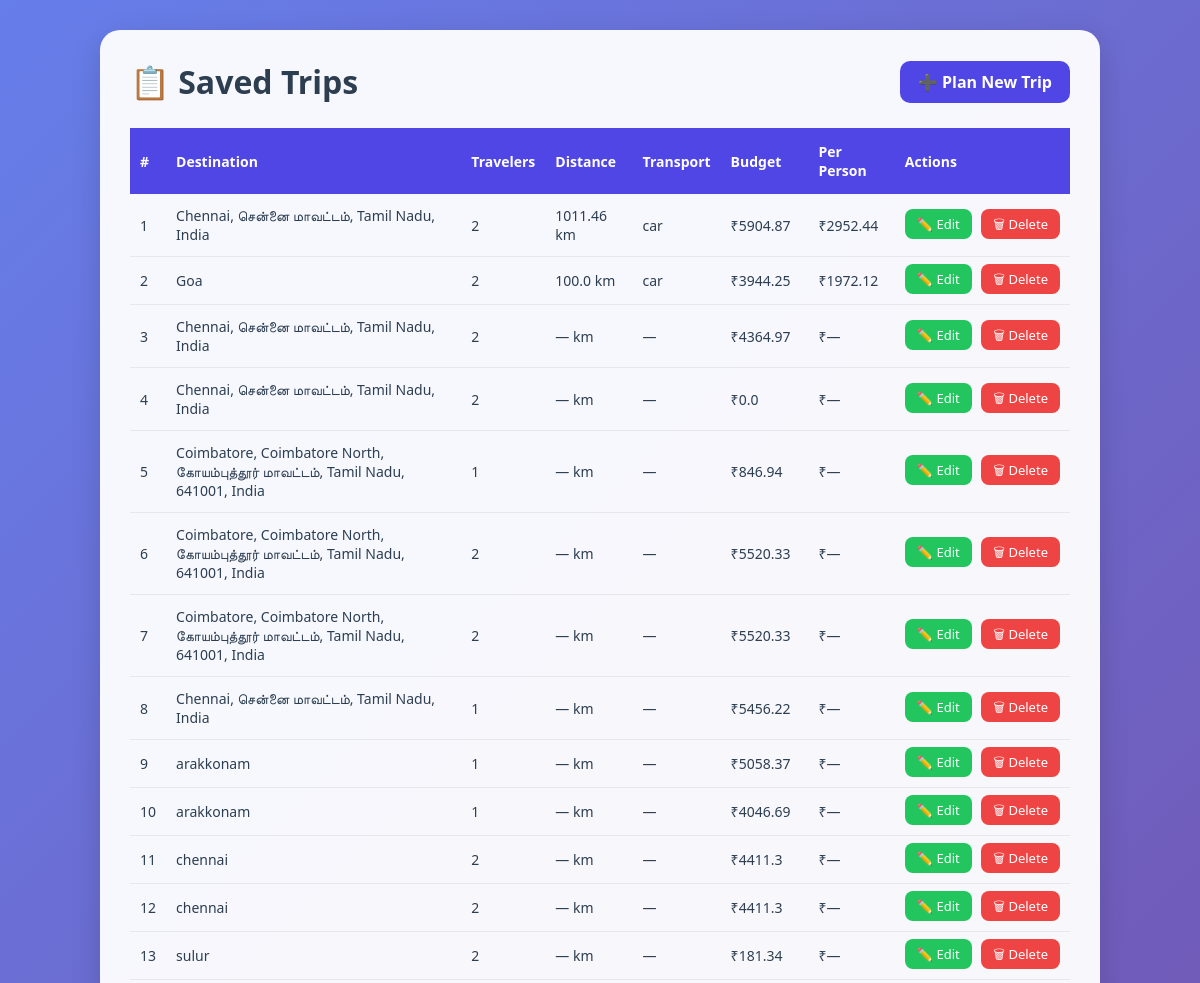
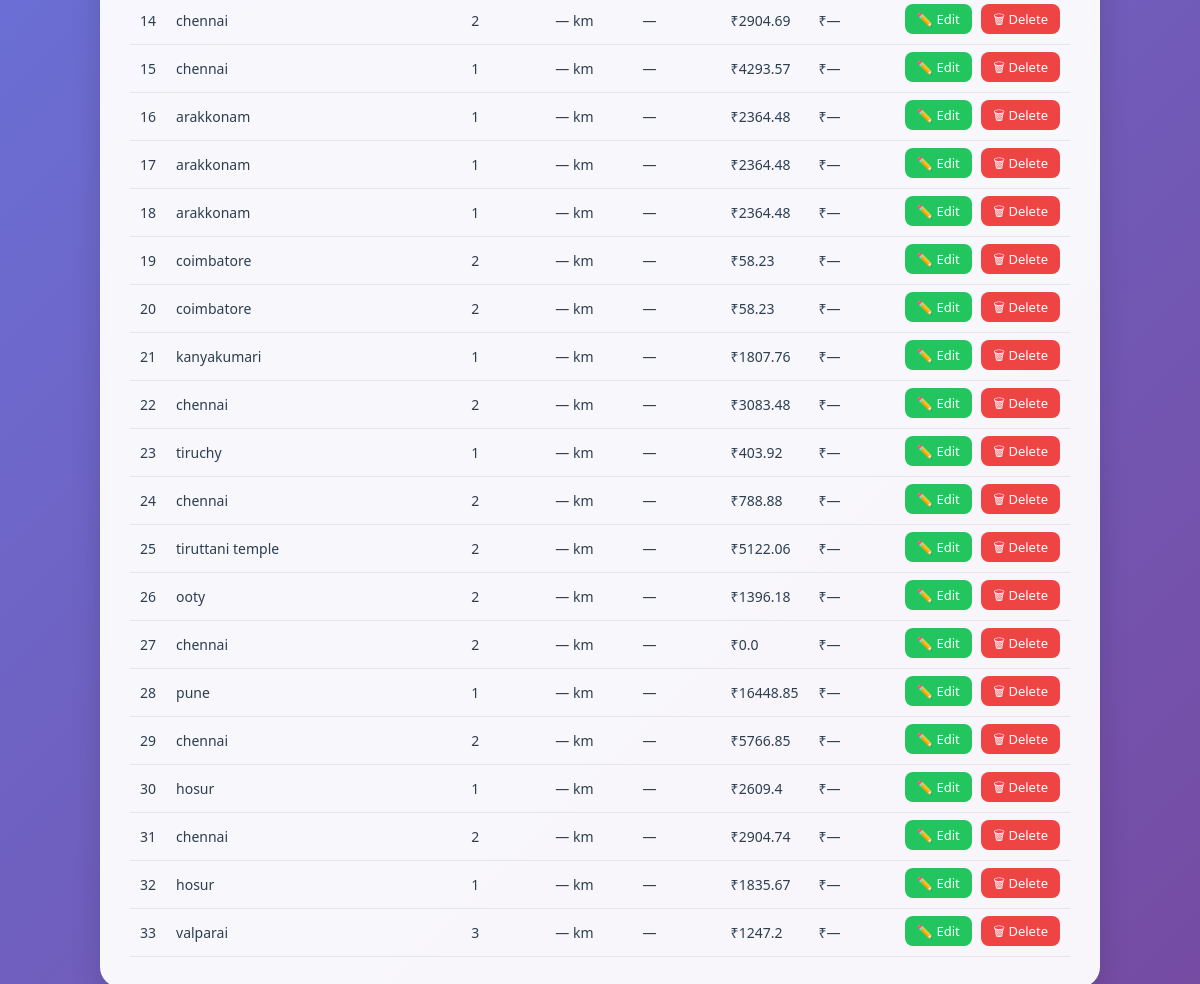
The page /trips on the database as committed earlier (2 pictures, top to bottom).
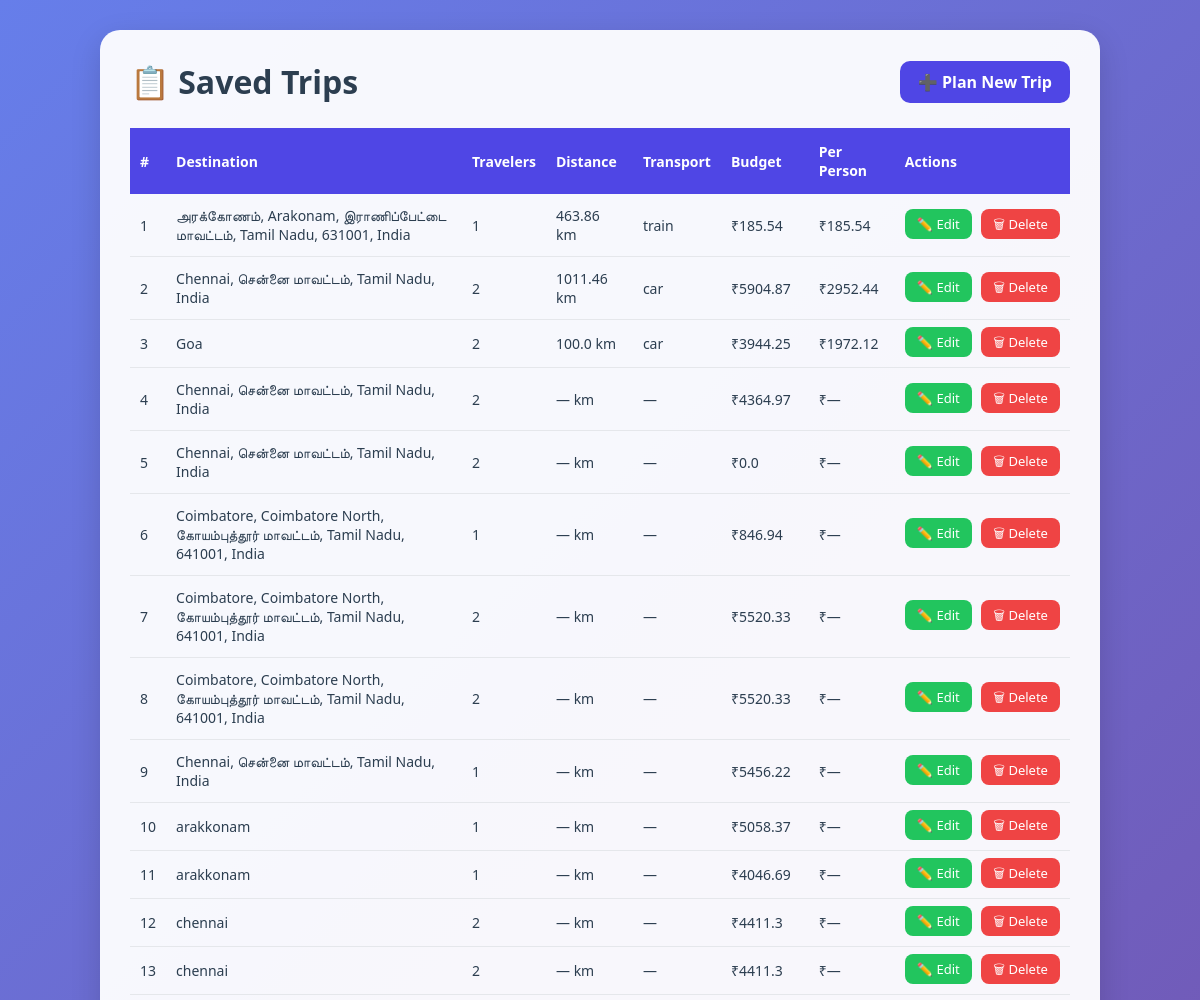
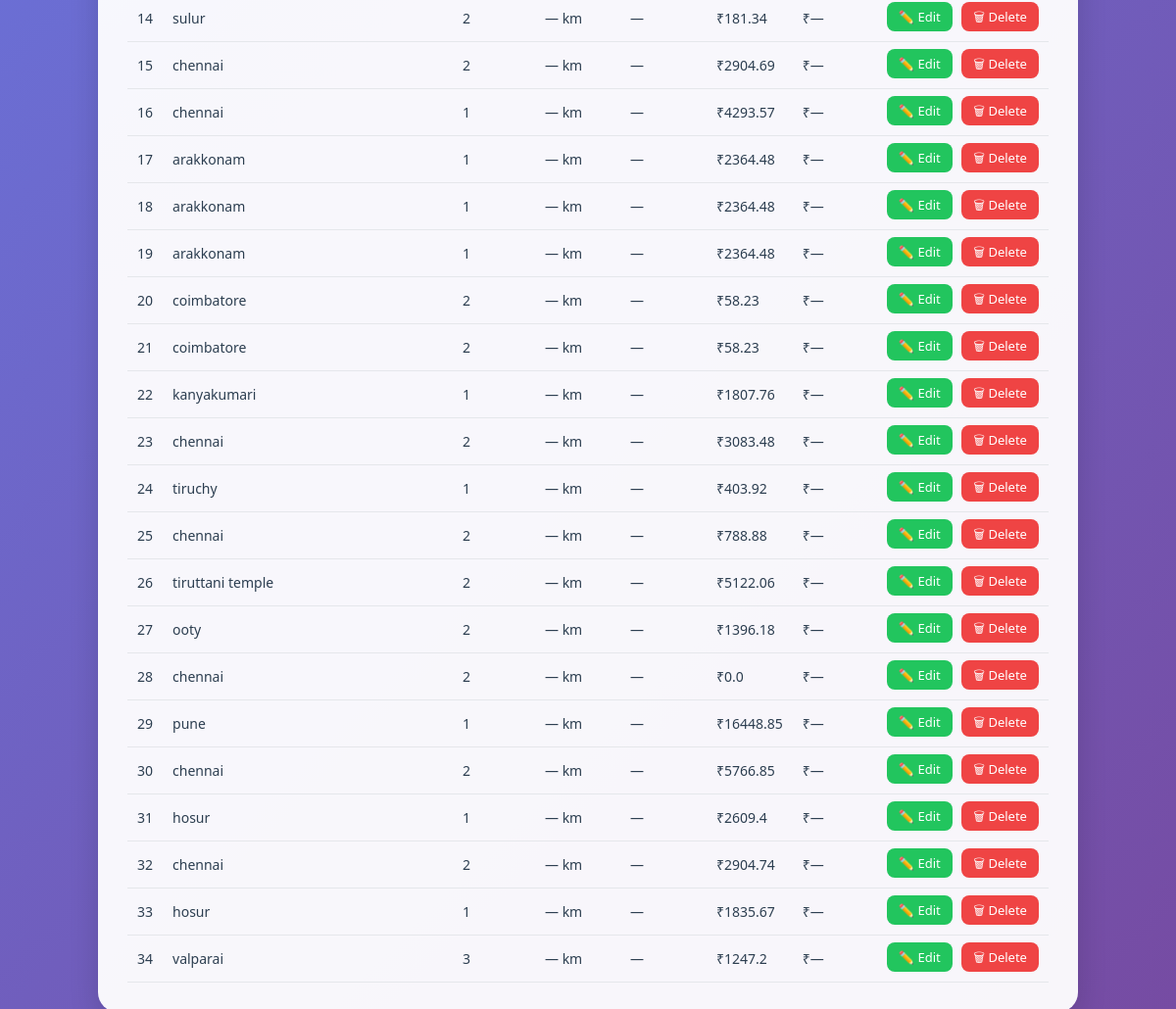
The same page on the database as committed later (2 pictures, top to bottom).
### tables this page shows
CREATE TABLE trips (
            id INTEGER PRIMARY KEY AUTOINCREMENT,
            destination TEXT,
            travelers INTEGER,
            total_distance REAL,
            transport_mode TEXT,
            transport_cost REAL,
            fuel_type TEXT,
            fuel_price REAL,
            fuel_cost REAL,
            food_cost REAL,
            room_cost REAL,
            toll_charges REAL,
            parking_fee REAL,
            vehicle_type TEXT,
            vehicle_rental_cost REAL,
            places_fee_total REAL,
            total_budget REAL,
            cost_per_person REAL
        );

### app.py (the view)
@app.route("/trips")
def trips():
    conn = get_db()
    rows = conn.execute(
        "SELECT * FROM trips ORDER BY id DESC"
    ).fetchall()
    conn.close()
    return render_template("trips.html", trips=rows)

### app.py (called while the page is built)
def get_db():
    conn = sqlite3.connect("travel_budget.db")
    conn.row_factory = sqlite3.Row
    return conn

### templates/trips.html (shortened to what this page needs)
<!DOCTYPE html>
<html lang="en">
<head>
    <link rel="stylesheet" href="{{ url_for('static', filename='style.css') }}">
    <link rel="stylesheet" href="{{ url_for('static', filename='trip.css') }}">
</head>
<body>
<div class="container">
<div class="top-bar">
    <h1>📋 Saved Trips</h1>
    <a href="/planner" class="back-btn">➕ Plan New Trip</a>
</div>
    {% if trips %}
    <table>
        <thead>
            <tr>
                <th>#</th>
                <th>Destination</th>
                <th>Travelers</th>
                <th>Distance</th>
                <th>Transport</th>
                <th>Budget</th>
                <th>Per Person</th>
                <th>Actions</th>
            </tr>
        </thead>
        <tbody>
            {% for trip in trips %}
            <tr>
                <td>{{ loop.index }}</td>
                <td>{{ trip['destination'] }}</td>
                <td>{{ trip['travelers'] }}</td>
                <td>{{ trip['total_distance'] or '—' }} km</td>
                <td>{{ trip['transport_mode'] or '—' }}</td>
                <td>₹{{ trip['total_budget'] }}</td>
                <td>₹{{ trip['cost_per_person'] or '—' }}</td>
                <td class="actions">
                    <a href="/edit/{{ trip['id'] }}" class="edit-btn">✏️ Edit</a>
                    <a href="/delete/{{ trip['id'] }}" class="delete-btn"
                       onclick="return confirm('Delete this trip?')">🗑 Delete</a>
                </td>
            </tr>
            {% endfor %}
        </tbody>
    </table>
    {% else %}
        <div class="empty">No trips saved yet. <a href="/planner">Plan your first trip!</a></div>
    {% endif %}
</div>
</body>
</html>

### static/style.css (style rules this page uses)
* { margin: 0; padding: 0; box-sizing: border-box; }
body { font-family: 'Segoe UI', Tahoma, sans-serif; background: linear-gradient(135deg, #667eea, #764ba2); min-height: 100vh; padding: 30px; color: #2c3e50; }
.container { max-width: 1000px; margin: auto; background: rgba(255, 255, 255, 0.92); padding: 30px; border-radius: 20px; box-shadow: 0 10px 30px rgba(0, 0, 0, 0.15); }
.top-bar { position: relative; display: flex; justify-content: space-between; align-items: center; margin-bottom: 25px; flex-wrap: wrap; gap: 15px; }
h1 { color: #2c3e50; }
.saved-trips-btn, .back-btn { display: inline-block; text-decoration: none; background: #ff6b00; color: white; padding: 10px 18px; border-radius: 10px; font-weight: 600; }
.back-btn { background: #4f46e5; }

### static/trip.css (style rules this page uses)
body { background: linear-gradient(135deg, #667eea, #764ba2); }
.container { background: rgba(255, 255, 255, 0.95); }
table { width: 100%; border-collapse: collapse; margin-top: 20px; }
th { background: #4f46e5; color: white; padding: 14px 10px; text-align: left; font-size: 14px; }
td { padding: 12px 10px; border-bottom: 1px solid #e5e7eb; font-size: 14px; }
.actions { white-space: nowrap; }
.edit-btn { background: #22c55e; color: white; padding: 6px 12px; border-radius: 8px; text-decoration: none; font-size: 13px; margin-right: 6px; }
.delete-btn { background: #ef4444; color: white; padding: 6px 12px; border-radius: 8px; text-decoration: none; font-size: 13px; }

Rows that differ between the two databases and show on the page:
added trips: destination "அரக்கோணம், Arakonam, இராணிப்பேட்டை மாவட்டம், Tamil Nadu, 631001, India", travelers "1", total_distance "463.86", transport_mode "train", total_budget "185.54", cost_per_person "185.54"
